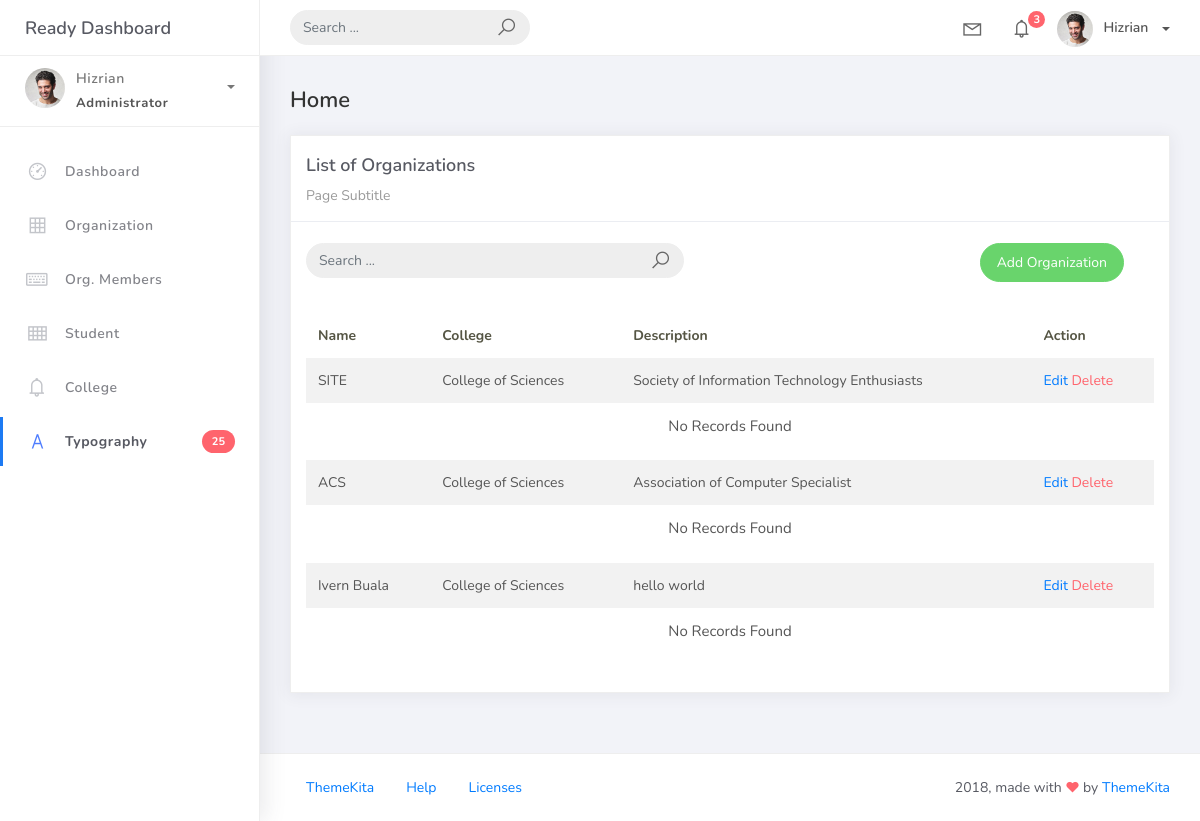
The page /organization_list/ on the database its author committed.
### studentorg/models.py (models this page shows, shortened)
class BaseModel(models.Model):
    created_at = models.DateTimeField(auto_now_add=True, db_index=True)
    updated_at = models.DateTimeField(auto_now=True)
    class Meta:
        abstract = True

class Organization(BaseModel):
    name = models.CharField(max_length=250)
    college = models.ForeignKey (
        College, null=True, blank=True, on_delete=models.CASCADE)
    description = models.CharField(max_length=500)

class College(BaseModel):
    college_name = models.CharField(max_length=150)
    def __str__(self):
        return self.college_name

### studentorg/views.py (the view)
# urls.py: path('organization_list/', OrganizationList.as_view(), name='organization-list'),
class OrganizationList(ListView):
    model = Organization
    context_object_name = 'organization'
    template_name = 'org_list.html'
    paginate_by = 5
    def get_queryset(self, *args, **kwargs):
        qs = super(OrganizationList, self).get_queryset(*args, **kwargs)
        if self.request.GET.get("q") != None:
            query = self.request.GET.get('q')
            qs = qs.filter(Q(name__icontains=query) |
                            Q(description__icontains=query))
        return qs

### templates/org_list.html (shortened to what this page needs)
{% extends 'base.html' %} {% load static %} {% block content %}
<div class="content">
    <div class="container-fluid">
        <h4 class="page-title">Home</h4>
        <div class="row">
            <div class="col-md-12">
                <div class="card">
                    <div class="card-header">
                        <div class="card-title">List of Organizations</div>
                        <div class="card-category">Page Subtitle</div>
                    </div>
                    <br />
                    <div class="col-md-12 row">
                        <div class="col-md-6">
                            <form class="navbar-left navbar-form nav-search mr-md-3" action="{% url 'organization-list' %}">
                                <div class="input-group">
                                    <input type="text" placeholder="Search ..." class="form-control" name="q" />
                                    <div class="input-group-append">
                                        <span class="input-group-text">
                                            <i class="la la-search search-icon"></i>
                                        </span>
                                    </div>
                                </div>
                            </form>
                        </div>
                        <div class="col-md-6">
                            <div class="pull-right">
                                <a href="{% url 'organization-add' %}" class="btn btn-success btn-rounded">
                                    Add Organization
                                </a>
                            </div>
                        </div>
                    </div>
                    <div class="card-body">
                        <table class="table table-striped mt-3">
                            <thead>
                                <tr>
                                    <th scope="col">Name</th>
                                    <th scope="col">College</th>
                                    <th scope="col">Description</th>
                                    <th scope="col">Action</th>
                                </tr>
                            </thead>
                            <tbody>
                                {% for object in object_list %}
                                <tr>
                                    <td>{{ object.name }}</td>
                                    <td>{{ object.college }}</td>
                                    <td>{{ object.description }}</td>
                                    <td>
                                        <a href="{% url 'organization-update' object.id %}">Edit</a>
                                        <a href="{% url 'organization-delete' object.id %}" class="text-danger">Delete</a>
                                    </td>
                                </tr>
                                <tr>
                                    <td colspan="4" style="text-align: center">
                                        <p class="text-sm" font-weight-bold mb-0">No Records Found</p>
                                    </td>
                                </tr>
                                {% endfor %}
                            </tbody>
                        </table>
                    </div>
                </div>
            </div>
        </div>
    </div>
</div>
{% endblock %}

### rows shown on the page
Organization: name "SITE", college "College of Sciences", description "Society of Information Technology Enthusiasts"
Organization: name "ACS", college "College of Sciences", description "Association of Computer Specialist"
Organization: name "Ivern Buala", college "College of Sciences", description "hello world"
